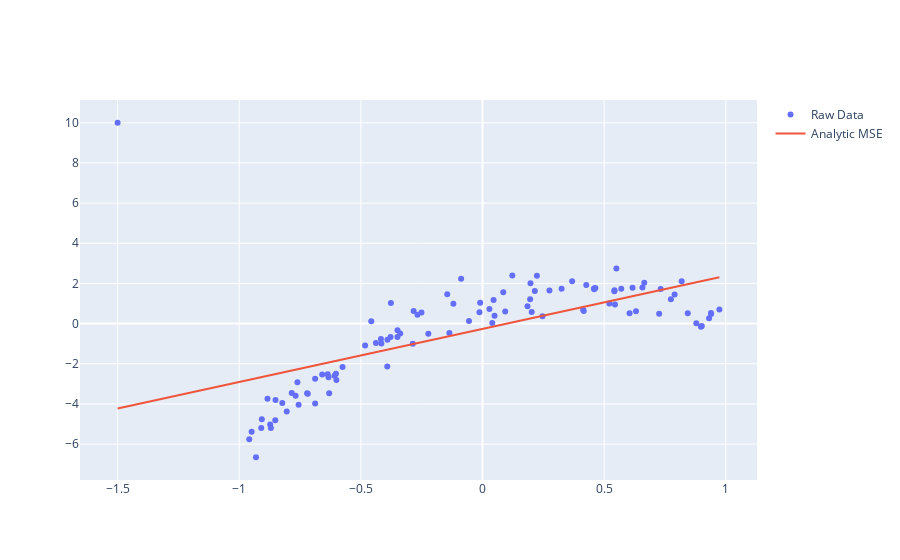

Here is the notebook cell this chart was saved with:
### Code cell
fig = go.Figure([raw_data_plot, analytic_mse_line])
fig.update_layout(height=700)
fig
